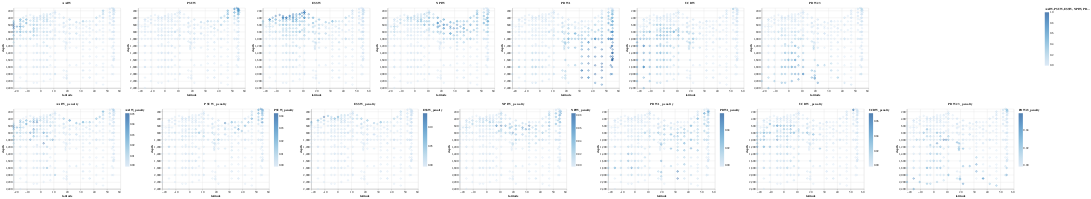

Here is the notebook cell this chart was saved with:
### Code cell
import scipy
import scipy.spatial


def spherical_to_surface_cartesian(lat, lon):
    r = 6.371*(1E3) #earth radius
    theta = ((1-lat)/180.0)*np.pi
    phi = (lon/180.0)*np.pi
    x = r*np.sin(theta)*np.cos(phi)
    y = r*np.sin(theta)*np.sin(phi)
    return (x,y)


def add_surface_cartesian_coordinates_to_df(df):
    latitudes = df["latitude"]
    longitudes = df["longitude"]
    xs,ys = list(zip(*[spherical_to_surface_cartesian(*x)
                       for x in zip(latitudes, longitudes)]))
    df["x"] = xs
    df["y"] = ys
    #plt.scatter(xs, ys)
    #plt.show()


def compute_pairwise_distances_depthmetric(df, depth_metric, depth_scale):
    xs = df["x"]
    ys = df["y"]
    
    depth_metric = np.array(df[depth_metric])
    depth_diffs = np.abs(depth_metric[:,None] -
                         depth_metric[None,:])*depth_scale

    #plt.hist(depth_diffs.ravel(), bins=20)
    #plt.show()

    coors = np.array([xs, ys]).transpose((1,0))
    euclidean_distances = scipy.spatial.distance.squareform(
        scipy.spatial.distance.pdist(coors))
    #plt.hist(euclidean_distances.ravel(), bins=100)
    #plt.show()

    weighted_distances = np.sqrt(np.square(euclidean_distances)
                                 + np.square(depth_diffs))
    #plt.hist(weighted_distances.ravel(), bins=20)
    #plt.show()
    return weighted_distances


def make_pairs_matrix(obs_df, depth_metric, depth_scale, nneighb):
    add_surface_cartesian_coordinates_to_df(obs_df)
    pairwise_distances = compute_pairwise_distances_depthmetric(
        obs_df, depth_metric=depth_metric, depth_scale=depth_scale)
    plt.hist(pairwise_distances.ravel(), bins=20)
    plt.show()
    nneighb_thresh = np.sort(pairwise_distances, axis=-1)[:,nneighb]
    masked_pairwise_distances =\
      (pairwise_distances*(pairwise_distances <= nneighb_thresh[:,None])
                         *(pairwise_distances > 0))
    pairs_to_consider_indices = np.nonzero(masked_pairwise_distances)
    print("Constrained pairs:",len(pairs_to_consider_indices[0]))
    pairs_distances = pairwise_distances[
        pairs_to_consider_indices[0],
        pairs_to_consider_indices[1]]
    plt.hist(pairs_distances.ravel(), bins=20)
    plt.show()
    pairs_matrix = np.zeros((len(pairs_to_consider_indices[0]),
                              len(obs_df)))
    pairs_matrix[np.arange(len(pairs_distances)),
                  pairs_to_consider_indices[0]] = 1.0/nneighb#(
                      #1/pairs_distances)
    pairs_matrix[np.arange(len(pairs_distances)),
                  pairs_to_consider_indices[1]] = -1.0/nneighb#(
                      #1/pairs_distances)
    return pairs_matrix


def latdepth_scatter2(basechart, property_name, depth_metric):
    max_depth = np.max(basechart.data[depth_metric])*1.00
    min_depth = np.min(basechart.data[depth_metric])*1.00
    to_return = basechart.encode(
              nozero_xaxis("latitude"),
              nozero_yaxis(depth_metric, domain=(max_depth,min_depth))
           ).encode(color=property_name).properties(title=property_name)
    return to_return


def plot_penalty(perobs_diffmagsum, ompa_problem, depth_metric):
    watermass_names = list(ompa_problem.watermass_df["watermassname"])
    altair_df = pd.DataFrame(
        perobs_diffmagsum,
        columns=[x+"_penalty" for x in watermass_names])
    altair_df["latitude"] = np.array(ompa_problem.obs_df["latitude"])
    altair_df["longitude"] = np.array(ompa_problem.obs_df["longitude"])
    altair_df["depth"] = np.array(ompa_problem.obs_df["depth"])
    altair_df["sig0"] = np.array(ompa_problem.obs_df["sig0"])
    for watermass_idx,watermass_name in enumerate(watermass_names):
      altair_df[watermass_name] =\
        ompa_problem.water_mass_fractions[:,watermass_idx]
    altair_df["obs_idx"] = np.arange(len(ompa_problem.obs_df)) 

    tooltip_columns = (["obs_idx", "latitude", "longitude", "sig0"]
                       + watermass_names
                       + [x+"_penalty" for x in watermass_names])
    basechart = alt.Chart(altair_df).mark_point().encode(
                  tooltip=tooltip_columns)
    
    watermass_frac_scatterplots = [
       latdepth_scatter2(basechart, property_name,
                         depth_metric=depth_metric)
       for property_name in watermass_names]
    penalty_scatterplots = [
      latdepth_scatter2(basechart, property_name+"_penalty",
                        depth_metric=depth_metric)
      for property_name in watermass_names]

    return alt.vconcat(
            wrap_scatterplots(watermass_frac_scatterplots),
            wrap_scatterplots(penalty_scatterplots, resolve_scale="independent"))
    
    #print(altair_df)


def compute_perobs_smoothnesspenalty(ompa_problem,
                                     depth_metric="depth",
                                     depth_scale=1):
    intanddeep_pairsmatrix = make_pairs_matrix(
        obs_df=ompa_problem.obs_df,
        depth_metric=depth_metric,
        depth_scale=depth_scale,
        nneighb=4)
    diff_mag_squared = (
        np.maximum(intanddeep_pairsmatrix@ompa_problem.water_mass_fractions,0))
    obs_to_relatedpairs = np.transpose(
        intanddeep_pairsmatrix*(intanddeep_pairsmatrix > 0), (1,0))
    perobs_diffmagsum = obs_to_relatedpairs@diff_mag_squared 

    #plot_water_mass_fractions(ompa_problem, yaxis="sig0")
    return plot_penalty(
                perobs_diffmagsum=perobs_diffmagsum,
                ompa_problem=ompa_problem,
                depth_metric=depth_metric)

    """num_watermasses = perobs_diffmagsum.shape[1]
    fig, ax = plt.subplots(nrows=1, ncols=num_watermasses,
                           figsize=(5*num_watermasses,4))
    
    for i in range(num_watermasses):
        plt.sca(ax[i])
        plt.scatter(ompa_problem.obs_df["latitude"],
                    ompa_problem.obs_df["sig0"],
                    c=perobs_diffmagsum[:,i])
        plt.xlabel("latitude")
        if (i==0):
            plt.ylabel("depth")
        plt.ylim(plt.ylim()[1], plt.ylim()[0])
        plt.colorbar()
        #plt.clim(0,1)
        plt.title(ompa_problem.watermass_df["watermassname"][i])"""


compute_perobs_smoothnesspenalty(
    ompa_problem=
     ompa_setting_to_soln[('intermediate', 'weighting1')])

#Only points within 2k of each other should be considered
#np.percentile(pairwise_distances.ravel(), q=[0.1,1,5,10])

### Figure 1 — Vega-Lite specification as saved in the notebook (floating-point values rounded to 4 significant figures; data arrays with more than 128 entries replaced by an {"elided": "..."} marker saying what was removed)
{"config": {"view": {"continuousWidth": 400, "continuousHeight": 300}}, "vconcat": [{"vconcat": [{"hconcat": [{"mark": "point", "encoding": {"color": {"type": "quantitative", "field": "AAIW"}, "tooltip": [{"type": "quantitative", "field": "obs_idx"}, {"type": "quantitative", "field": "latitude"}, {"type": "quantitative", "field": "longitude"}, {"type": "quantitative", "field": "sig0"}, {"type": "quantitative", "field": "AAIW"}, {"type": "quantitative", "field": "PSUW"}, {"type": "quantitative", "field": "ESSW"}, {"type": "quantitative", "field": "NPIW"}, {"type": "quantitative", "field": "PDW1"}, {"type": "quantitative", "field": "UCDW"}, {"type": "quantitative", "field": "PDW23"}, {"type": "quantitative", "field": "AAIW_penalty"}, {"type": "quantitative", "field": "PSUW_penalty"}, {"type": "quantitative", "field": "ESSW_penalty"}, {"type": "quantitative", "field": "NPIW_penalty"}, {"type": "quantitative", "field": "PDW1_penalty"}, {"type": "quantitative", "field": "UCDW_penalty"}, {"type": "quantitative", "field": "PDW23_penalty"}], "x": {"type": "quantitative", "field": "latitude", "scale": {"zero": false}}, "y": {"type": "quantitative", "field": "depth", "scale": {"domain": [2401.0, 123.3], "zero": false}}}, "title": "AAIW"}, {"mark": "point", "encoding": {"color": {"type": "quantitative", "field": "PSUW"}, "tooltip": [{"type": "quantitative", "field": "obs_idx"}, {"type": "quantitative", "field": "latitude"}, {"type": "quantitative", "field": "longitude"}, {"type": "quantitative", "field": "sig0"}, {"type": "quantitative", "field": "AAIW"}, {"type": "quantitative", "field": "PSUW"}, {"type": "quantitative", "field": "ESSW"}, {"type": "quantitative", "field": "NPIW"}, {"type": "quantitative", "field": "PDW1"}, {"type": "quantitative", "field": "UCDW"}, {"type": "quantitative", "field": "PDW23"}, {"type": "quantitative", "field": "AAIW_penalty"}, {"type": "quantitative", "field": "PSUW_penalty"}, {"type": "quantitative", "field": "ESSW_penalty"}, {"type": "quantitative", "field": "NPIW_penalty"}, {"type": "quantitative", "field": "PDW1_penalty"}, {"type": "quantitative", "field": "UCDW_penalty"}, {"type": "quantitative", "field": "PDW23_penalty"}], "x": {"type": "quantitative", "field": "latitude", "scale": {"zero": false}}, "y": {"type": "quantitative", "field": "depth", "scale": {"domain": [2401.0, 123.3], "zero": false}}}, "title": "PSUW"}, {"mark": "point", "encoding": {"color": {"type": "quantitative", "field": "ESSW"}, "tooltip": [{"type": "quantitative", "field": "obs_idx"}, {"type": "quantitative", "field": "latitude"}, {"type": "quantitative", "field": "longitude"}, {"type": "quantitative", "field": "sig0"}, {"type": "quantitative", "field": "AAIW"}, {"type": "quantitative", "field": "PSUW"}, {"type": "quantitative", "field": "ESSW"}, {"type": "quantitative", "field": "NPIW"}, {"type": "quantitative", "field": "PDW1"}, {"type": "quantitative", "field": "UCDW"}, {"type": "quantitative", "field": "PDW23"}, {"type": "quantitative", "field": "AAIW_penalty"}, {"type": "quantitative", "field": "PSUW_penalty"}, {"type": "quantitative", "field": "ESSW_penalty"}, {"type": "quantitative", "field": "NPIW_penalty"}, {"type": "quantitative", "field": "PDW1_penalty"}, {"type": "quantitative", "field": "UCDW_penalty"}, {"type": "quantitative", "field": "PDW23_penalty"}], "x": {"type": "quantitative", "field": "latitude", "scale": {"zero": false}}, "y": {"type": "quantitative", "field": "depth", "scale": {"domain": [2401.0, 123.3], "zero": false}}}, "title": "ESSW"}, {"mark": "point", "encoding": {"color": {"type": "quantitative", "field": "NPIW"}, "tooltip": [{"type": "quantitative", "field": "obs_idx"}, {"type": "quantitative", "field": "latitude"}, {"type": "quantitative", "field": "longitude"}, {"type": "quantitative", "field": "sig0"}, {"type": "quantitative", "field": "AAIW"}, {"type": "quantitative", "field": "PSUW"}, {"type": "quantitative", "field": "ESSW"}, {"type": "quantitative", "field": "NPIW"}, {"type": "quantitative", "field": "PDW1"}, {"type": "quantitative", "field": "UCDW"}, {"type": "quantitative", "field": "PDW23"}, {"type": "quantitative", "field": "AAIW_penalty"}, {"type": "quantitative", "field": "PSUW_penalty"}, {"type": "quantitative", "field": "ESSW_penalty"}, {"type": "quantitative", "field": "NPIW_penalty"}, {"type": "quantitative", "field": "PDW1_penalty"}, {"type": "quantitative", "field": "UCDW_penalty"}, {"type": "quantitative", "field": "PDW23_penalty"}], "x": {"type": "quantitative", "field": "latitude", "scale": {"zero": false}}, "y": {"type": "quantitative", "field": "depth", "scale": {"domain": [2401.0, 123.3], "zero": false}}}, "title": "NPIW"}, {"mark": "point", "encoding": {"color": {"type": "quantitative", "field": "PDW1"}, "tooltip": [{"type": "quantitative", "field": "obs_idx"}, {"type": "quantitative", "field": "latitude"}, {"type": "quantitative", "field": "longitude"}, {"type": "quantitative", "field": "sig0"}, {"type": "quantitative", "field": "AAIW"}, {"type": "quantitative", "field": "PSUW"}, {"type": "quantitative", "field": "ESSW"}, {"type": "quantitative", "field": "NPIW"}, {"type": "quantitative", "field": "PDW1"}, {"type": "quantitative", "field": "UCDW"}, {"type": "quantitative", "field": "PDW23"}, {"type": "quantitative", "field": "AAIW_penalty"}, {"type": "quantitative", "field": "PSUW_penalty"}, {"type": "quantitative", "field": "ESSW_penalty"}, {"type": "quantitative", "field": "NPIW_penalty"}, {"type": "quantitative", "field": "PDW1_penalty"}, {"type": "quantitative", "field": "UCDW_penalty"}, {"type": "quantitative", "field": "PDW23_penalty"}], "x": {"type": "quantitative", "field": "latitude", "scale": {"zero": false}}, "y": {"type": "quantitative", "field": "depth", "scale": {"domain": [2401.0, 123.3], "zero": false}}}, "title": "PDW1"}, {"mark": "point", "encoding": {"color": {"type": "quantitative", "field": "UCDW"}, "tooltip": [{"type": "quantitative", "field": "obs_idx"}, {"type": "quantitative", "field": "latitude"}, {"type": "quantitative", "field": "longitude"}, {"type": "quantitative", "field": "sig0"}, {"type": "quantitative", "field": "AAIW"}, {"type": "quantitative", "field": "PSUW"}, {"type": "quantitative", "field": "ESSW"}, {"type": "quantitative", "field": "NPIW"}, {"type": "quantitative", "field": "PDW1"}, {"type": "quantitative", "field": "UCDW"}, {"type": "quantitative", "field": "PDW23"}, {"type": "quantitative", "field": "AAIW_penalty"}, {"type": "quantitative", "field": "PSUW_penalty"}, {"type": "quantitative", "field": "ESSW_penalty"}, {"type": "quantitative", "field": "NPIW_penalty"}, {"type": "quantitative", "field": "PDW1_penalty"}, {"type": "quantitative", "field": "UCDW_penalty"}, {"type": "quantitative", "field": "PDW23_penalty"}], "x": {"type": "quantitative", "field": "latitude", "scale": {"zero": false}}, "y": {"type": "quantitative", "field": "depth", "scale": {"domain": [2401.0, 123.3], "zero": false}}}, "title": "UCDW"}, {"mark": "point", "encoding": {"color": {"type": "quantitative", "field": "PDW23"}, "tooltip": [{"type": "quantitative", "field": "obs_idx"}, {"type": "quantitative", "field": "latitude"}, {"type": "quantitative", "field": "longitude"}, {"type": "quantitative", "field": "sig0"}, {"type": "quantitative", "field": "AAIW"}, {"type": "quantitative", "field": "PSUW"}, {"type": "quantitative", "field": "ESSW"}, {"type": "quantitative", "field": "NPIW"}, {"type": "quantitative", "field": "PDW1"}, {"type": "quantitative", "field": "UCDW"}, {"type": "quantitative", "field": "PDW23"}, {"type": "quantitative", "field": "AAIW_penalty"}, {"type": "quantitative", "field": "PSUW_penalty"}, {"type": "quantitative", "field": "ESSW_penalty"}, {"type": "quantitative", "field": "NPIW_penalty"}, {"type": "quantitative", "field": "PDW1_penalty"}, {"type": "quantitative", "field": "UCDW_penalty"}, {"type": "quantitative", "field": "PDW23_penalty"}], "x": {"type": "quantitative", "field": "latitude", "scale": {"zero": false}}, "y": {"type": "quantitative", "field": "depth", "scale": {"domain": [2401.0, 123.3], "zero": false}}}, "title": "PDW23"}], "resolve": {"scale": {"color": "shared"}}}]}, {"vconcat": [{"hconcat": [{"mark": "point", "encoding": {"color": {"type": "quantitative", "field": "AAIW_penalty"}, "tooltip": [{"type": "quantitative", "field": "obs_idx"}, {"type": "quantitative", "field": "latitude"}, {"type": "quantitative", "field": "longitude"}, {"type": "quantitative", "field": "sig0"}, {"type": "quantitative", "field": "AAIW"}, {"type": "quantitative", "field": "PSUW"}, {"type": "quantitative", "field": "ESSW"}, {"type": "quantitative", "field": "NPIW"}, {"type": "quantitative", "field": "PDW1"}, {"type": "quantitative", "field": "UCDW"}, {"type": "quantitative", "field": "PDW23"}, {"type": "quantitative", "field": "AAIW_penalty"}, {"type": "quantitative", "field": "PSUW_penalty"}, {"type": "quantitative", "field": "ESSW_penalty"}, {"type": "quantitative", "field": "NPIW_penalty"}, {"type": "quantitative", "field": "PDW1_penalty"}, {"type": "quantitative", "field": "UCDW_penalty"}, {"type": "quantitative", "field": "PDW23_penalty"}], "x": {"type": "quantitative", "field": "latitude", "scale": {"zero": false}}, "y": {"type": "quantitative", "field": "depth", "scale": {"domain": [2401.0, 123.3], "zero": false}}}, "title": "AAIW_penalty"}, {"mark": "point", "encoding": {"color": {"type": "quantitative", "field": "PSUW_penalty"}, "tooltip": [{"type": "quantitative", "field": "obs_idx"}, {"type": "quantitative", "field": "latitude"}, {"type": "quantitative", "field": "longitude"}, {"type": "quantitative", "field": "sig0"}, {"type": "quantitative", "field": "AAIW"}, {"type": "quantitative", "field": "PSUW"}, {"type": "quantitative", "field": "ESSW"}, {"type": "quantitative", "field": "NPIW"}, {"type": "quantitative", "field": "PDW1"}, {"type": "quantitative", "field": "UCDW"}, {"type": "quantitative", "field": "PDW23"}, {"type": "quantitative", "field": "AAIW_penalty"}, {"type": "quantitative", "field": "PSUW_penalty"}, {"type": "quantitative", "field": "ESSW_penalty"}, {"type": "quantitative", "field": "NPIW_penalty"}, {"type": "quantitative", "field": "PDW1_penalty"}, {"type": "quantitative", "field": "UCDW_penalty"}, {"type": "quantitative", "field": "PDW23_penalty"}], "x": {"type": "quantitative", "field": "latitude", "scale": {"zero": false}}, "y": {"type": "quantitative", "field": "depth", "scale": {"domain": [2401.0, 123.3], "zero": false}}}, "title": "PSUW_penalty"}, {"mark": "point", "encoding": {"color": {"type": "quantitative", "field": "ESSW_penalty"}, "tooltip": [{"type": "quantitative", "field": "obs_idx"}, {"type": "quantitative", "field": "latitude"}, {"type": "quantitative", "field": "longitude"}, {"type": "quantitative", "field": "sig0"}, {"type": "quantitative", "field": "AAIW"}, {"type": "quantitative", "field": "PSUW"}, {"type": "quantitative", "field": "ESSW"}, {"type": "quantitative", "field": "NPIW"}, {"type": "quantitative", "field": "PDW1"}, {"type": "quantitative", "field": "UCDW"}, {"type": "quantitative", "field": "PDW23"}, {"type": "quantitative", "field": "AAIW_penalty"}, {"type": "quantitative", "field": "PSUW_penalty"}, {"type": "quantitative", "field": "ESSW_penalty"}, {"type": "quantitative", "field": "NPIW_penalty"}, {"type": "quantitative", "field": "PDW1_penalty"}, {"type": "quantitative", "field": "UCDW_penalty"}, {"type": "quantitative", "field": "PDW23_penalty"}], "x": {"type": "quantitative", "field": "latitude", "scale": {"zero": false}}, "y": {"type": "quantitative", "field": "depth", "scale": {"domain": [2401.0, 123.3], "zero": false}}}, "title": "ESSW_penalty"}, {"mark": "point", "encoding": {"color": {"type": "quantitative", "field": "NPIW_penalty"}, "tooltip": [{"type": "quantitative", "field": "obs_idx"}, {"type": "quantitative", "field": "latitude"}, {"type": "quantitative", "field": "longitude"}, {"type": "quantitative", "field": "sig0"}, {"type": "quantitative", "field": "AAIW"}, {"type": "quantitative", "field": "PSUW"}, {"type": "quantitative", "field": "ESSW"}, {"type": "quantitative", "field": "NPIW"}, {"type": "quantitative", "field": "PDW1"}, {"type": "quantitative", "field": "UCDW"}, {"type": "quantitative", "field": "PDW23"}, {"type": "quantitative", "field": "AAIW_penalty"}, {"type": "quantitative", "field": "PSUW_penalty"}, {"type": "quantitative", "field": "ESSW_penalty"}, {"type": "quantitative", "field": "NPIW_penalty"}, {"type": "quantitative", "field": "PDW1_penalty"}, {"type": "quantitative", "field": "UCDW_penalty"}, {"type": "quantitative", "field": "PDW23_penalty"}], "x": {"type": "quantitative", "field": "latitude", "scale": {"zero": false}}, "y": {"type": "quantitative", "field": "depth", "scale": {"domain": [2401.0, 123.3], "zero": false}}}, "title": "NPIW_penalty"}, {"mark": "point", "encoding": {"color": {"type": "quantitative", "field": "PDW1_penalty"}, "tooltip": [{"type": "quantitative", "field": "obs_idx"}, {"type": "quantitative", "field": "latitude"}, {"type": "quantitative", "field": "longitude"}, {"type": "quantitative", "field": "sig0"}, {"type": "quantitative", "field": "AAIW"}, {"type": "quantitative", "field": "PSUW"}, {"type": "quantitative", "field": "ESSW"}, {"type": "quantitative", "field": "NPIW"}, {"type": "quantitative", "field": "PDW1"}, {"type": "quantitative", "field": "UCDW"}, {"type": "quantitative", "field": "PDW23"}, {"type": "quantitative", "field": "AAIW_penalty"}, {"type": "quantitative", "field": "PSUW_penalty"}, {"type": "quantitative", "field": "ESSW_penalty"}, {"type": "quantitative", "field": "NPIW_penalty"}, {"type": "quantitative", "field": "PDW1_penalty"}, {"type": "quantitative", "field": "UCDW_penalty"}, {"type": "quantitative", "field": "PDW23_penalty"}], "x": {"type": "quantitative", "field": "latitude", "scale": {"zero": false}}, "y": {"type": "quantitative", "field": "depth", "scale": {"domain": [2401.0, 123.3], "zero": false}}}, "title": "PDW1_penalty"}, {"mark": "point", "encoding": {"color": {"type": "quantitative", "field": "UCDW_penalty"}, "tooltip": [{"type": "quantitative", "field": "obs_idx"}, {"type": "quantitative", "field": "latitude"}, {"type": "quantitative", "field": "longitude"}, {"type": "quantitative", "field": "sig0"}, {"type": "quantitative", "field": "AAIW"}, {"type": "quantitative", "field": "PSUW"}, {"type": "quantitative", "field": "ESSW"}, {"type": "quantitative", "field": "NPIW"}, {"type": "quantitative", "field": "PDW1"}, {"type": "quantitative", "field": "UCDW"}, {"type": "quantitative", "field": "PDW23"}, {"type": "quantitative", "field": "AAIW_penalty"}, {"type": "quantitative", "field": "PSUW_penalty"}, {"type": "quantitative", "field": "ESSW_penalty"}, {"type": "quantitative", "field": "NPIW_penalty"}, {"type": "quantitative", "field": "PDW1_penalty"}, {"type": "quantitative", "field": "UCDW_penalty"}, {"type": "quantitative", "field": "PDW23_penalty"}], "x": {"type": "quantitative", "field": "latitude", "scale": {"zero": false}}, "y": {"type": "quantitative", "field": "depth", "scale": {"domain": [2401.0, 123.3], "zero": false}}}, "title": "UCDW_penalty"}, {"mark": "point", "encoding": {"color": {"type": "quantitative", "field": "PDW23_penalty"}, "tooltip": [{"type": "quantitative", "field": "obs_idx"}, {"type": "quantitative", "field": "latitude"}, {"type": "quantitative", "field": "longitude"}, {"type": "quantitative", "field": "sig0"}, {"type": "quantitative", "field": "AAIW"}, {"type": "quantitative", "field": "PSUW"}, {"type": "quantitative", "field": "ESSW"}, {"type": "quantitative", "field": "NPIW"}, {"type": "quantitative", "field": "PDW1"}, {"type": "quantitative", "field": "UCDW"}, {"type": "quantitative", "field": "PDW23"}, {"type": "quantitative", "field": "AAIW_penalty"}, {"type": "quantitative", "field": "PSUW_penalty"}, {"type": "quantitative", "field": "ESSW_penalty"}, {"type": "quantitative", "field": "NPIW_penalty"}, {"type": "quantitative", "field": "PDW1_penalty"}, {"type": "quantitative", "field": "UCDW_penalty"}, {"type": "quantitative", "field": "PDW23_penalty"}], "x": {"type": "quantitative", "field": "latitude", "scale": {"zero": false}}, "y": {"type": "quantitative", "field": "depth", "scale": {"domain": [2401.0, 123.3], "zero": false}}}, "title": "PDW23_penalty"}], "resolve": {"scale": {"color": "independent"}}}]}], "data": {"name": "data-2100d90b6f19cd7b6c3d6e0269935055"}, "$schema": "https://vega.github.io/schema/vega-lite/v4.8.1.json", "datasets": {"data-2100d90b6f19cd7b6c3d6e0269935055": {"elided": "414 records"}}}
